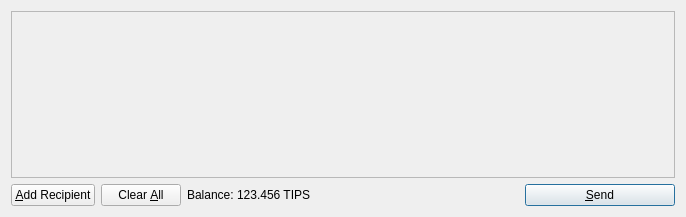
<?xml version="1.0" encoding="UTF-8"?>
<ui version="4.0">
 <class>SendCoinsDialog</class>
 <widget class="QDialog" name="SendCoinsDialog">
  <property name="geometry">
   <rect>
    <x>0</x>
    <y>0</y>
    <width>686</width>
    <height>217</height>
   </rect>
  </property>
  <property name="windowTitle">
   <string>Send Coins</string>
  </property>
  <layout class="QVBoxLayout" name="verticalLayout">
   <item>
    <widget class="QScrollArea" name="scrollArea">
     <property name="widgetResizable">
      <bool>true</bool>
     </property>
     <widget class="QWidget" name="scrollAreaWidgetContents">
      <property name="geometry">
       <rect>
        <x>0</x>
        <y>0</y>
        <width>666</width>
        <height>165</height>
       </rect>
      </property>
      <layout class="QVBoxLayout" name="verticalLayout_2">
       <property name="margin">
        <number>0</number>
       </property>
       <item>
        <layout class="QVBoxLayout" name="entries">
         <property name="spacing">
          <number>6</number>
         </property>
        </layout>
       </item>
       <item>
        <spacer name="verticalSpacer">
         <property name="orientation">
          <enum>Qt::Vertical</enum>
         </property>
         <property name="sizeHint" stdset="0">
          <size>
           <width>20</width>
           <height>40</height>
          </size>
         </property>
        </spacer>
       </item>
      </layout>
     </widget>
    </widget>
   </item>
   <item>
    <layout class="QHBoxLayout" name="horizontalLayout">
     <item>
      <widget class="QPushButton" name="addButton">
       <property name="toolTip">
        <string>Send to multiple recipients at once</string>
       </property>
       <property name="text">
        <string>&amp;Add Recipient</string>
       </property>
       <property name="icon">
        <iconset resource="../bitcoin.qrc">
         <normaloff>:/icons/add</normaloff>:/icons/add</iconset>
       </property>
       <property name="autoDefault">
        <bool>false</bool>
       </property>
      </widget>
     </item>
     <item>
      <widget class="QPushButton" name="clearButton">
       <property name="sizePolicy">
        <sizepolicy hsizetype="Minimum" vsizetype="Fixed">
         <horstretch>0</horstretch>
         <verstretch>0</verstretch>
        </sizepolicy>
       </property>
       <property name="toolTip">
        <string>Remove all transaction fields</string>
       </property>
       <property name="text">
        <string>Clear &amp;All</string>
       </property>
       <property name="icon">
        <iconset resource="../bitcoin.qrc">
         <normaloff>:/icons/remove</normaloff>:/icons/remove</iconset>
       </property>
       <property name="autoRepeatDelay">
        <number>300</number>
       </property>
       <property name="autoDefault">
        <bool>false</bool>
       </property>
      </widget>
     </item>
     <item>
      <layout class="QHBoxLayout" name="horizontalLayout_2">
       <property name="spacing">
        <number>3</number>
       </property>
       <item>
        <widget class="QLabel" name="label">
         <property name="text">
          <string>Balance:</string>
         </property>
        </widget>
       </item>
       <item>
        <widget class="QLabel" name="labelBalance">
         <property name="cursor">
          <cursorShape>IBeamCursor</cursorShape>
         </property>
         <property name="text">
          <string>123.456 TIPS</string>
         </property>
         <property name="textInteractionFlags">
          <set>Qt::LinksAccessibleByMouse|Qt::TextSelectableByKeyboard|Qt::TextSelectableByMouse</set>
         </property>
        </widget>
       </item>
      </layout>
     </item>
     <item>
      <spacer name="horizontalSpacer">
       <property name="orientation">
        <enum>Qt::Horizontal</enum>
       </property>
       <property name="sizeHint" stdset="0">
        <size>
         <width>40</width>
         <height>20</height>
        </size>
       </property>
      </spacer>
     </item>
     <item>
      <widget class="QPushButton" name="sendButton">
       <property name="minimumSize">
        <size>
         <width>150</width>
         <height>0</height>
        </size>
       </property>
       <property name="toolTip">
        <string>Confirm the send action</string>
       </property>
       <property name="text">
        <string>&amp;Send</string>
       </property>
       <property name="icon">
        <iconset resource="../bitcoin.qrc">
         <normaloff>:/icons/send</normaloff>:/icons/send</iconset>
       </property>
       <property name="default">
        <bool>true</bool>
       </property>
      </widget>
     </item>
    </layout>
   </item>
  </layout>
 </widget>
 <resources>
  <include location="../bitcoin.qrc"/>
 </resources>
 <connections/>
</ui>
